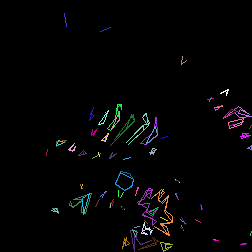
#> input picture src/166.png, 252 x 252 px, given as the content of the folder /Sarcomere/src/resources/images/sarcomere/A_25/resize_bright, which was not available
$ python SarcomereOutlineImages.py
#> lines starting #> are read from the running program, lines starting #| are printed output that depends on the picture; after the words box and inside, x2 and y2 are one past the last pixel; in counts of white or black regions, pixels touching at a corner belong together; pictures that were not available may be replaced by others from this repository, and a replacement may not be noted
#!/usr/bin/python3
# Author: Shreyasta Samal
# -*- coding: utf-8 -*-
# @File : SarcomereOutlineImages.py

#!/usr/bin/python3
# Author: Shreyasta Samal
# -*- coding: utf-8 -*-
# @File : BoundingRectCircle.py

from __future__ import print_function
import cv2 as cv
import numpy as np
import random as rng
from PIL import Image as im
import glob
import os
my_path='C:/Users/Shreyasta/PycharmProjects/Sarcomere/src/resources/images/sarcomere/A_25/resize_bright/'
#my_path_save = 'C:/Users/Shreyasta/PycharmProjects/Sarcomere/src/resources/images/sarcomere/A_2/contour/'
files=glob.glob(my_path+'*.png')


rng.seed(12345)
# modify code to write for all images and then save the output in a folder and

def thresh_callback(val):
    threshold = val

    canny_output = cv.Canny(src_gray, threshold, threshold * 2)

    contours, _ = cv.findContours(canny_output, cv.RETR_TREE, cv.CHAIN_APPROX_SIMPLE)

    contours_poly = [None] * len(contours)
    boundRect = [None] * len(contours)
    centers = [None] * len(contours)
    radius = [None] * len(contours)
    for i, c in enumerate(contours):
        contours_poly[i] = cv.approxPolyDP(c, 3, True)
        boundRect[i] = cv.boundingRect(contours_poly[i])
        centers[i], radius[i] = cv.minEnclosingCircle(contours_poly[i])

    drawing = np.zeros((canny_output.shape[0], canny_output.shape[1], 3), dtype=np.uint8)

    for i in range(len(contours)):
        print('i is ',i)
        #print(len(contours))
        color = (rng.randint(0, 256), rng.randint(0, 256), rng.randint(0, 256))
        cv.drawContours(drawing, contours_poly, i, color)
        #cv.rectangle(drawing, (int(boundRect[i][0]), int(boundRect[i][1])),
                     #(int(boundRect[i][0] + boundRect[i][2]), int(boundRect[i][1] + boundRect[i][3])), color, 2)
        #print('Contours Poly is: ')
        #print(contours_poly)

        cv.imwrite('C:/Users/Shreyasta/PycharmProjects/Sarcomere/src/resources/A_25/contour/'+str(i)+'.png',drawing)
    cv.imshow('Contours', drawing)

# [12 lines of commented-out code are left out]


for i in files:

    src = cv.imread(i)
#> src is the input picture: shape (252, 252, 3); mean B, G, R 4.2, 3.6, 3.9

    if src is None:
        print('Could not open or find the image:')
        exit(0)
    # Convert image to gray and blur it
    src_gray = cv.cvtColor(src, cv.COLOR_BGR2GRAY)
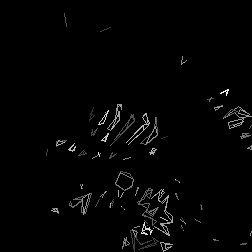
#> src_gray: shape (252, 252); min 0, max 245, mean 3.8
    src_gray = cv.blur(src_gray, (3,3))
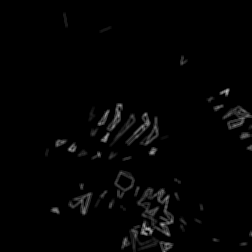
#> src_gray: shape (252, 252); min 0, max 191, mean 3.8
    source_window = 'Source'
    cv.namedWindow(source_window)
    cv.imshow(source_window, src)
    max_thresh = 255
    thresh = 100  # initial threshold
    cv.createTrackbar('Canny thresh:', source_window, thresh, max_thresh, thresh_callback)
    thresh_callback(thresh)
#> in thresh_callback, `canny_output = cv.Canny(src_gray, threshold, threshold * 2)`:
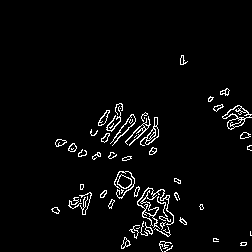
#> canny_output: shape (252, 252); 3.5% white in thin lines or dots, all inside (x1, y1, x2, y2) = (51, 55, 252, 252)
#> in thresh_callback, `contours, _ = cv.findContours(canny_output, cv.RETR_TREE, cv.CHAIN_APP..`: contours = 104 contours, 58 with area under 20; largest, box (x1, y1, x2, y2) and area: (222, 105, 252, 130) 323, (137, 187, 174, 229) 290, (137, 188, 159, 216) 202, (140, 117, 159, 146) 160, (222, 105, 251, 119) 148
#> in thresh_callback, `contours_poly = [None] * len(contours)`: contours_poly = 104 items
#> the loop in thresh_callback, `for i, c in enumerate(contours):` made 104 passes
#> c on passes 9, 10, 27: [[250, 231], [250, 235], [251, 235], [250, 234]], [[139, 227], [138, 228], [136, 228], [138, 228]], [[80, 199], [80, 201]]
#> after the loop in thresh_callback, `for i, c in enumerate(contours):`: boundRect = 104 items, first 6: (164, 245, 9, 7), (240, 243, 7, 2), (241, 243, 6, 2), (160, 241, 12, 10), (213, 238, 6, 4), (121, 237, 10, 12); centers = 104 pairs, first value 55 to 250.5, second value 59.36 to 248; contours_poly = 104 contours, 79 with area under 20; largest, box (x1, y1, x2, y2) and area: (137, 187, 174, 229) 294, (222, 105, 252, 130) 294, (140, 117, 159, 146) 178, (137, 188, 158, 216) 172, (125, 116, 150, 146) 112; radius = 104 values, max 21.75 at index 34, min 0.0001 at index 26, mean 5.2
#> the loop in thresh_callback, `for i in range(len(contours)):` made 104 passes
#> color on passes 1 to 12: (213, 5, 152), (188, 99, 138), (223, 82, 191), (63, 221, 133), (89, 95, 181), (46, 211, 85), (75, 105, 39), (97, 174, 164), (12, 234, 173), (13, 212, 1), (3, 83, 91), (146, 50, 212)
#| i is  0
#| i is  1
#| i is  2
#| i is  3
#| i is  4
#| i is  5
#| i is  6
#| i is  7
#> (further printed lines are left out)
#> pass 2, in thresh_callback, `cv.imwrite('C:/Users/Shreyasta/PycharmProjects/Sarcomere/src/resources..`:
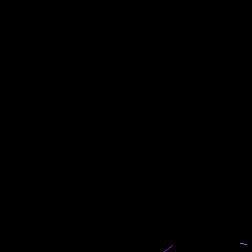
#> saved as 1.png: shape (252, 252, 3); mean B, G, R 0.1, 0, 0
#> after the loop in thresh_callback, `for i in range(len(contours)):`:
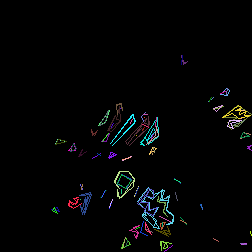
#> drawing: shape (252, 252, 3); mean of channels 0, 1, 2 4.7, 4.5, 3.8; drawn as B, G, R

    cv.waitKey(100)
